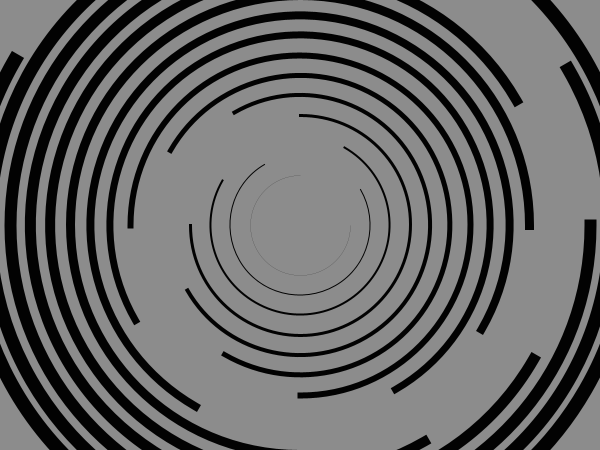
Frame 1 (no input)
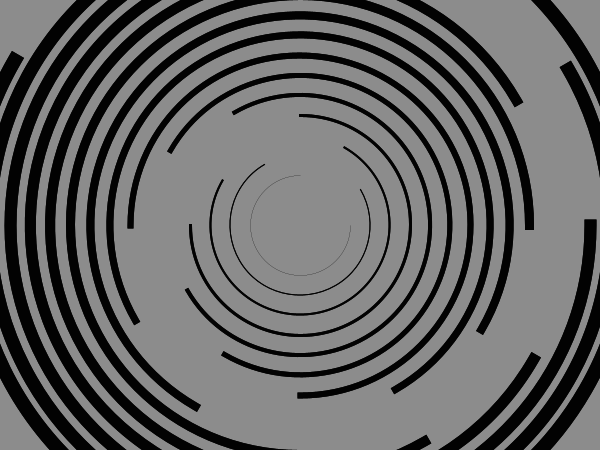
Frame 2 (the mouse pressed at the canvas centre, redrawn once)

The Processing sketch that drew these frames (run headless with seeded random() and noise(); the mouse was pressed at the canvas centre and the sketch redrawn once):

// Processing sketch: processing_22026
// ── processing_22026.pde

int   x, y;
int   numberOfArcs = 15; 
float rotation = - (HALF_PI / 3);
int   arcSize;
int   step = 40;
float start, stop;


void setup()
{
    size(600, 450);
    background(140);
    stroke(2);
    noFill();
    ellipseMode(CENTER);
    strokeCap(PROJECT);
    smooth();
    noLoop();
}

void draw()
{
    for (int i = 0; i < numberOfArcs; i++) {
        strokeWeight(i);
        x = width / 2;
        y = height / 2;
        arcSize = 100 + (step * i);
        start = rotation * i;
        stop = rotation * i + TWO_PI - HALF_PI;
        arc(x, y, arcSize, arcSize, start, stop);
    }
}

                
                                
